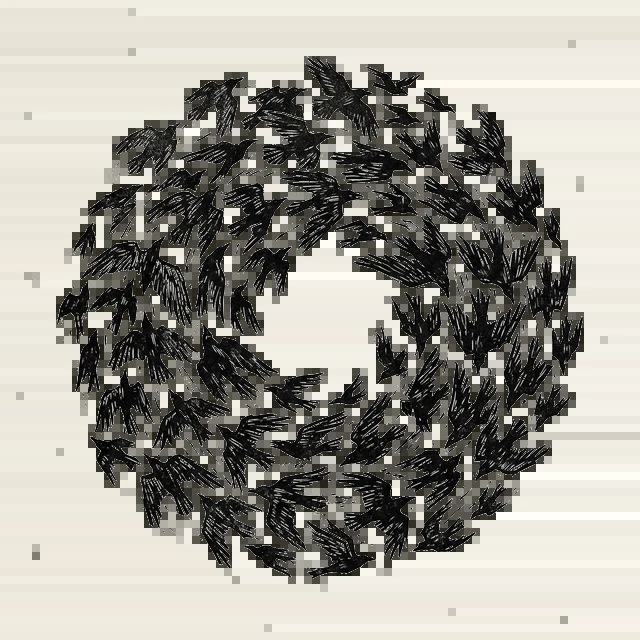
#> input picture web/public/alpine_birds.webp, 640 x 640 px, given in place of john_fellows_rock_ledge_left_1772682576437.png, which was not available
$ python mask_ledges.py
#> lines starting #> are read from the running program, lines starting #| are printed output that depends on the picture; after the words box and inside, x2 and y2 are one past the last pixel; in counts of white or black regions, pixels touching at a corner belong together
import cv2
import numpy as np

ledges = [
    "/Users/samherwig/.gemini/antigravity/brain/d4e40bb1-574e-46f5-a81e-4be1719c86cc/john_fellows_rock_ledge_left_1772682576437.png",
    "/Users/samherwig/.gemini/antigravity/brain/d4e40bb1-574e-46f5-a81e-4be1719c86cc/john_fellows_rock_ledge_right_1772682587415.png",
    "/Users/samherwig/.gemini/antigravity/brain/d4e40bb1-574e-46f5-a81e-4be1719c86cc/john_fellows_rock_ledge_central_1772682599127.png"
]

out_names = ["ledge_left.png", "ledge_right.png", "ledge_central.png"]
out_dir = "/Users/samherwig/Documents/Github/portfolio/web/public"

for path, out_name in zip(ledges, out_names):
    img = cv2.imread(path, cv2.IMREAD_UNCHANGED)
#> img is the input picture: shape (640, 640, 4); mean B, G, R, A 150.2, 157.8, 160.4, 63

    # Needs to be BGRA to have transparency
    if img.shape[2] == 3:
        img = cv2.cvtColor(img, cv2.COLOR_BGR2BGRA)

    # Find all white/off-white background colors (paper)
    # Convert to grayscale
    gray = cv2.cvtColor(img, cv2.COLOR_BGRA2GRAY)

    # Threshold: Anything brighter than 200 becomes transparent, darker becomes opaque
    _, mask = cv2.threshold(gray, 200, 255, cv2.THRESH_BINARY_INV)
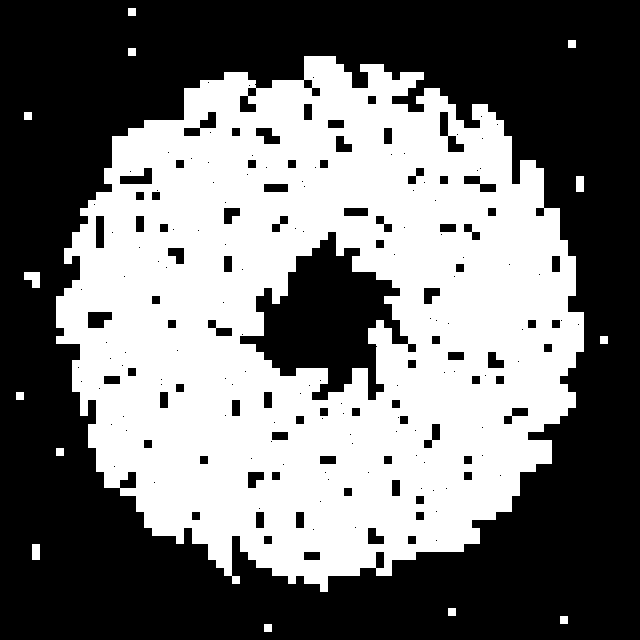
#> mask: shape (640, 640); 45.4% white; 14 white regions, largest, box (x1, y1, x2, y2) and area: (56, 56, 584, 592) 184846, (24, 272, 40, 288) 192, (576, 176, 584, 192) 128

    # Apply inverted mask to the alpha channel
    img[:, :, 3] = mask

    out_path = f"{out_dir}/{out_name}"
    cv2.imwrite(out_path, img)
    print(f"Saved: {out_path}")
#> pass 2 of the loop `for path, out_name in zip(ledges, out_names):`:
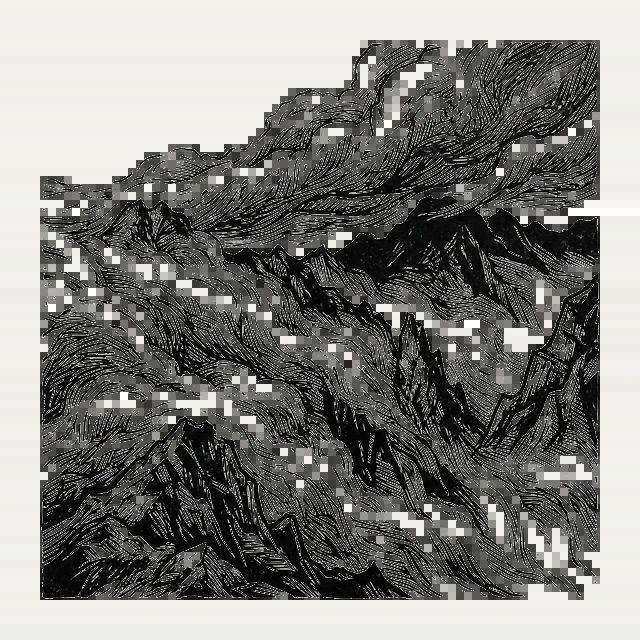
#> input picture web/public/alpine_fog.webp, 640 x 640 px, given in place of john_fellows_rock_ledge_right_1772682587415.png, which was not available
#> img is the input picture: shape (640, 640, 4); mean B, G, R, A 122.3, 125.5, 125.5, 99.5
#> `_, mask = cv2.threshold(gray, 200, 255, cv2.THRESH_BINARY_INV)`:
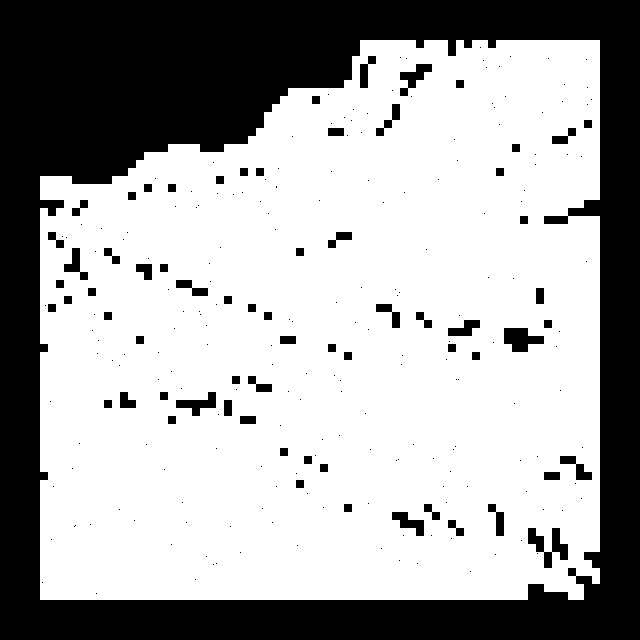
#> mask: shape (640, 640); 65.8% white; 260 black regions (192 under 20 px), largest, box (x1, y1, x2, y2) and area: (0, 0, 640, 640) 129984, (528, 528, 568, 568) 704, (504, 328, 544, 352) 640

print("All ledges masked!")
